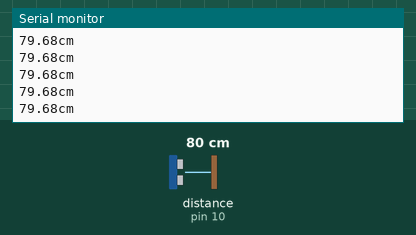
The sketch below on a simulated Arduino Uno, built with avr-gcc and run on an emulated ATmega328P. Parts: the last lines printed to the serial monitor. Wiring (inferred from the names in the program): ultrasonic range finder: trigger pin 9; echo pin 10. The inputs (shaded band) are chosen by the test bench; at power-on: distance to the obstacle (sensor on pin 10) 80 cm. The echo pulse lasts 58.3 µs per cm.

Above: at 1.2 s.
1.3 s: distance to the obstacle (sensor on pin 10) set to 2 cm
At 1.72 s:
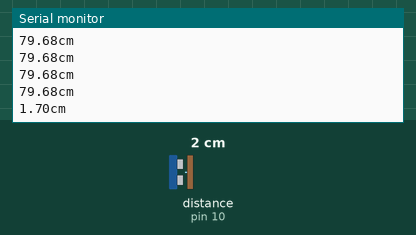
2.8 s: distance to the obstacle (sensor on pin 10) set to 4 cm
At 2.97 s:
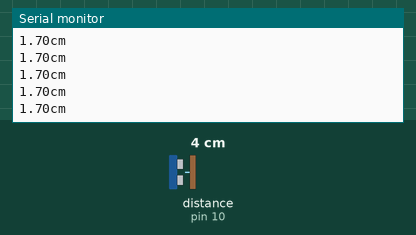
Timing chart, 0 to 5.8 s (numbered marks = the images above; inputs shaded):
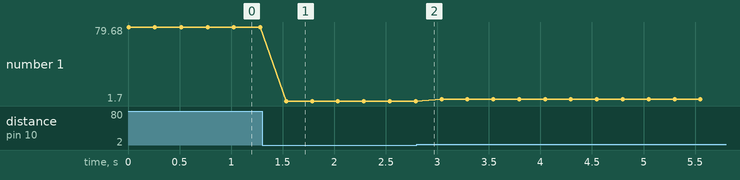

Measured:
- after the input at 1.3 s, the serial monitor: prints a new line after 0.23 s (image 1)
- plotted number 1: 79.68 → 1.7 after the input at 1.3 s, 1.7 → 3.69 after the input at 2.8 s

The sketch:

UltraschallSensorTest.ino
```cpp
// Testsketch zum Ausprobieren eines Ultraschallsensors.
#include "Arduino.h"
// Pin-Definition
const int trigPin = 9;
const int echoPin = 10;

// Variable zur Entfernung
long duration;
float distance;

void setup() {
  // Serielle Verbindung starten
  Serial.begin(115200);

  // Pin-Modus festlegen
  pinMode(trigPin, OUTPUT);
  pinMode(echoPin, INPUT);
}

void loop() {
  // Sicherstellen, dass Trigger LOW ist
  digitalWrite(trigPin, LOW);
  delayMicroseconds(2);

  // 10µs HIGH-Puls senden
  digitalWrite(trigPin, HIGH);
  delayMicroseconds(10);
  digitalWrite(trigPin, LOW);

  // Dauer des Echos messen
  duration = pulseIn(echoPin, HIGH);

  // Entfernung berechnen
  distance = (duration * 0.0343) / 2;

  // Entfernung auf Serial Monitor ausgeben

  Serial.print(distance);
  Serial.println("cm");


  // kleine Pause
  delay(250);
}
```
